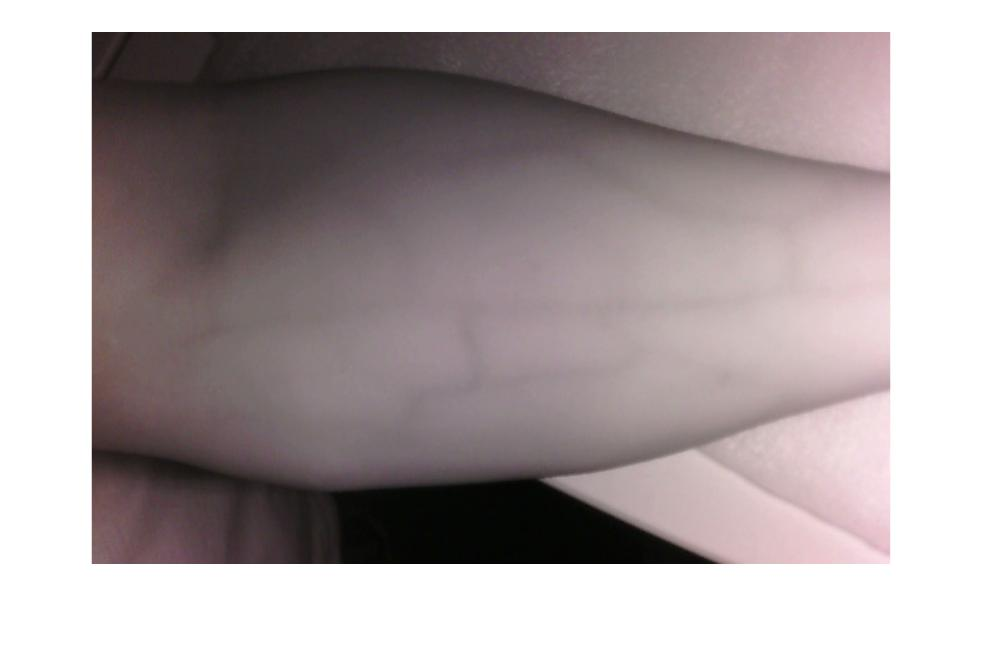
%> input picture Test Code/original.jpg, 984 x 645 px
$ octave lowpassguassianfilter_freqdomain.m   (GNU Octave 9; MATLAB toolbox functions it lacks are replaced by stand-ins)
%> lines starting %> are read from the running program, lines starting %| are printed output that depends on the picture
### Test Code/fftshow.m
function [ ] = fftshow(f)
%UNTITLED5 Summary of this function goes here
%   Detailed explanation goes here
f1=log(1+abs(f));
fm=max(f1(:));
figure,imshow(im2uint8(f1/fm));
end

### Test Code/ifftshow.m
function [ ] = ifftshow(f)
%UNTITLED6 Summary of this function goes here
%   Detailed explanation goes here
f1=abs(f);
fm=max(f1(:));
figure,imshow(f1/fm);
end

### Test Code/lowpassguassianfilter_freqdomain.m
clc; clear all; close all;

a = imread('original.jpg');
%> a is the input picture: size 645x984x3 uint8; mean R, G, B 168.6, 158.8, 160.1
a = rgb2gray(a);
%> a: size 645x984 uint8
a= double(a);
%> a: size 645x984 double

g = fspecial('gaussian', size(a),10);
max(g(:))
%> ans = 0.00159

g1=mat2gray(g);
max(g1(:))
%> ans = 1

af=fftshift(fft2(a));
ag1=a.*g1;
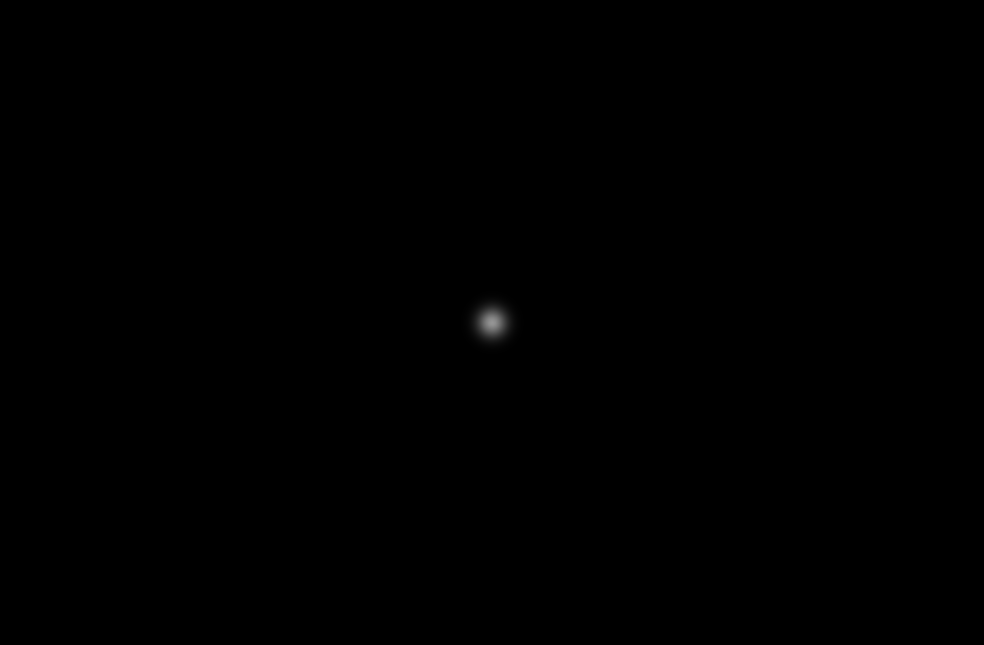
%> ag1: size 645x984 double; min 0, max 149, mean 0.1
fftshow(ag1)
%> in fftshow, `fm=max(f1(:));`: fm = 5.01
%> in fftshow, `imshow(im2uint8(f1/fm))`:
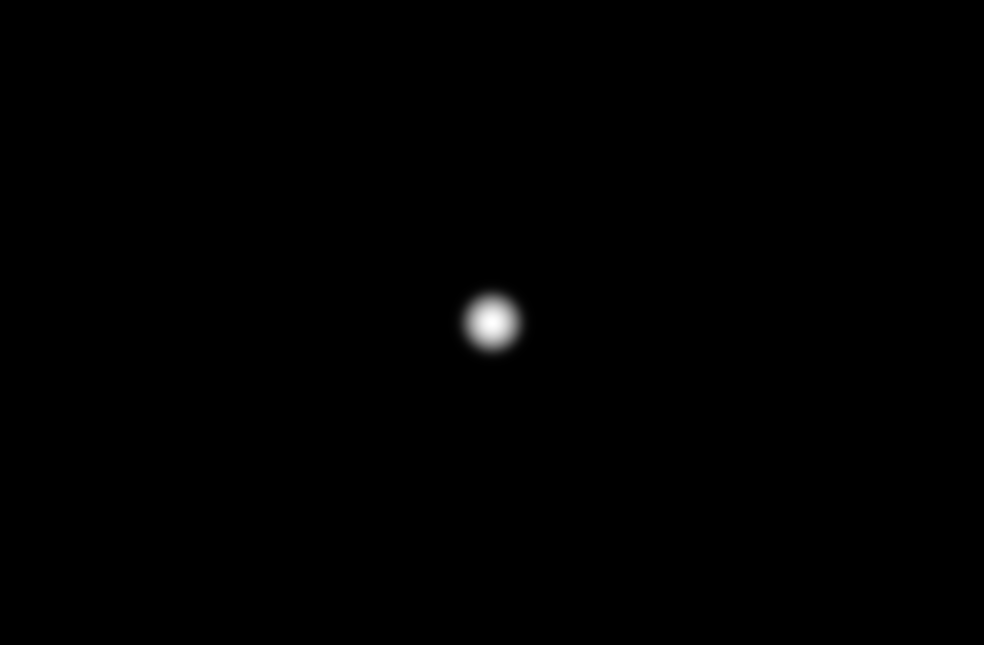
%> displayed picture: size 645x984, on the screen's scale of 0 to 255; min 0, max 255, mean 0.7

ag1=af.*g1;
fftshow(ag1)
%> in fftshow (call 2), `fm=max(f1(:));`: fm = 18.45
%> in fftshow (call 2), `imshow(im2uint8(f1/fm))`:
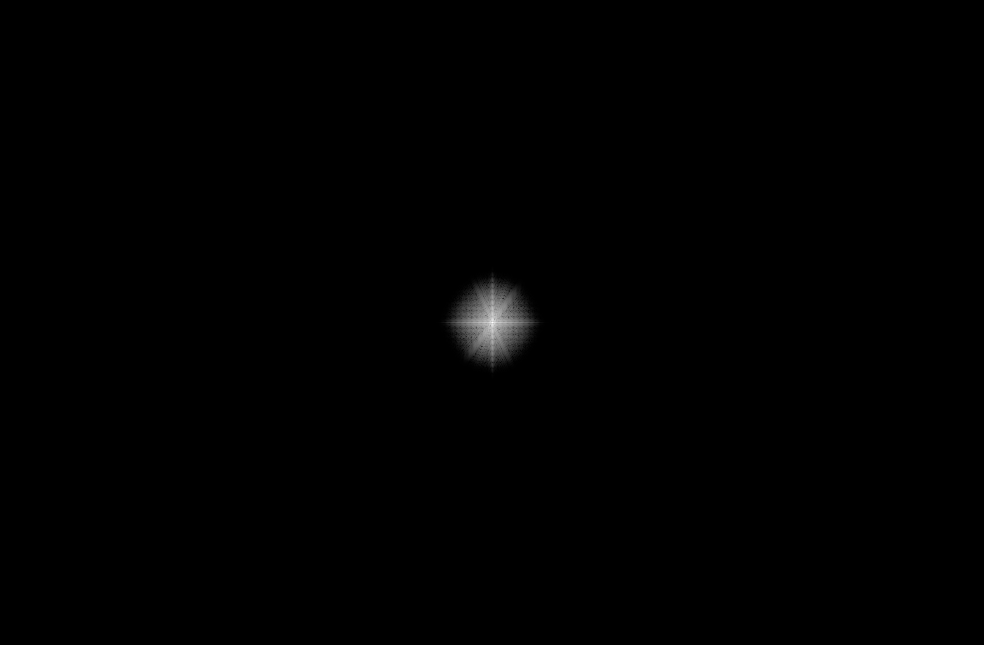
%> displayed picture: size 645x984, on the screen's scale of 0 to 255; min 0, max 255, mean 0.8
agli=ifft2(ag1);
ifftshow(agli);
%> in ifftshow, `f1=abs(f);`:
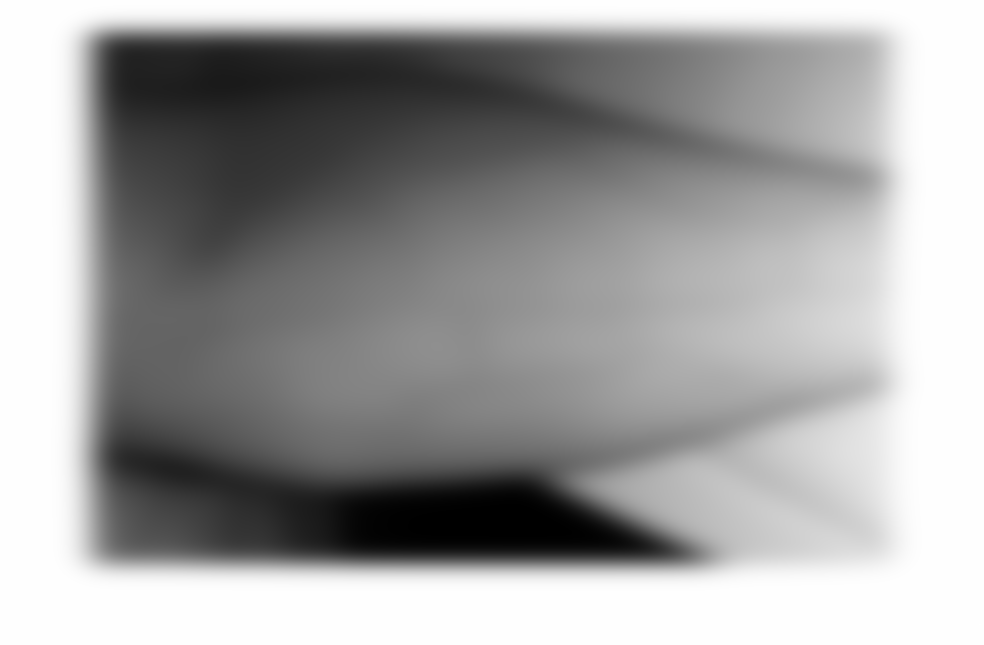
%> f1: size 645x984 double; min 4.88, max 255, mean 161.9; drawn with min black and max white
%> in ifftshow, `fm=max(f1(:));`: fm = 255

$ run again, with Test Code/850nm_highpass_freq.png saved as Test Code/original.jpg
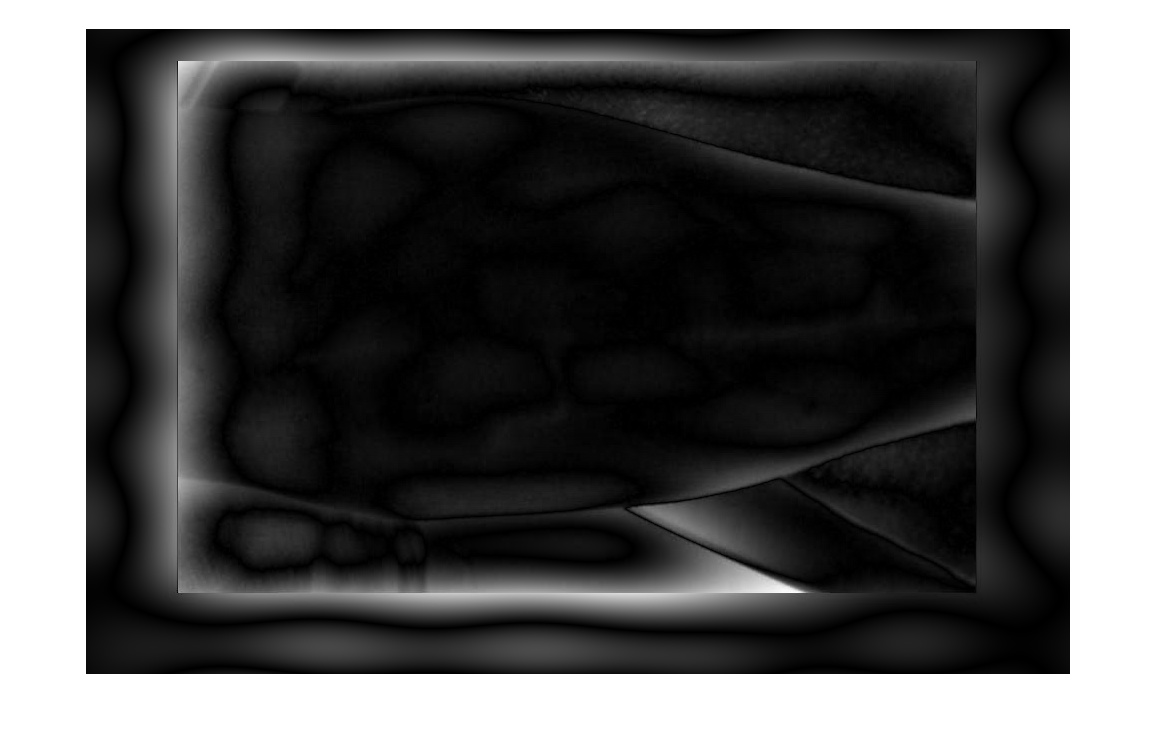
%> input picture Test Code/850nm_highpass_freq.png, 1158 x 738 px
%> a is the input picture: size 738x1158x3 uint8; min 0, max 255, mean 85.2
%> in fftshow, `fm=max(f1(:));`: fm = 2.38
%> in ifftshow, `f1=abs(f);`:
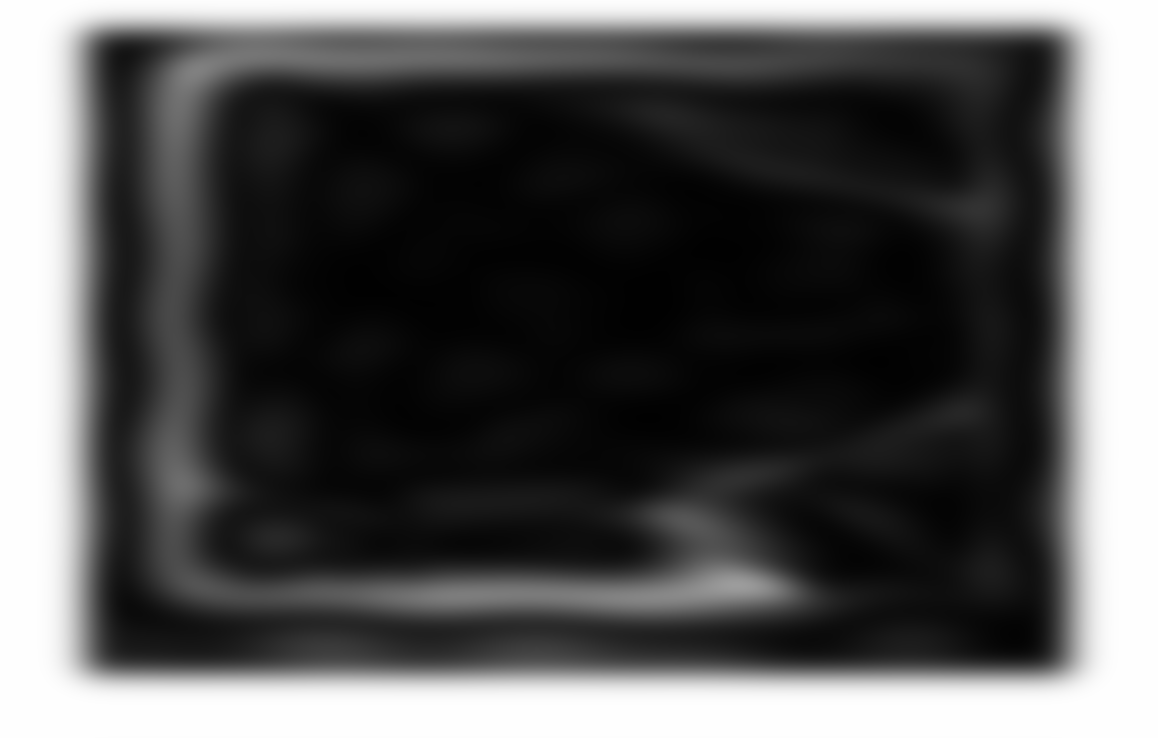
%> f1: size 738x1158 double; min 1.21, max 255, mean 85.2
%> in ifftshow, `fm=max(f1(:));`: fm = 255
